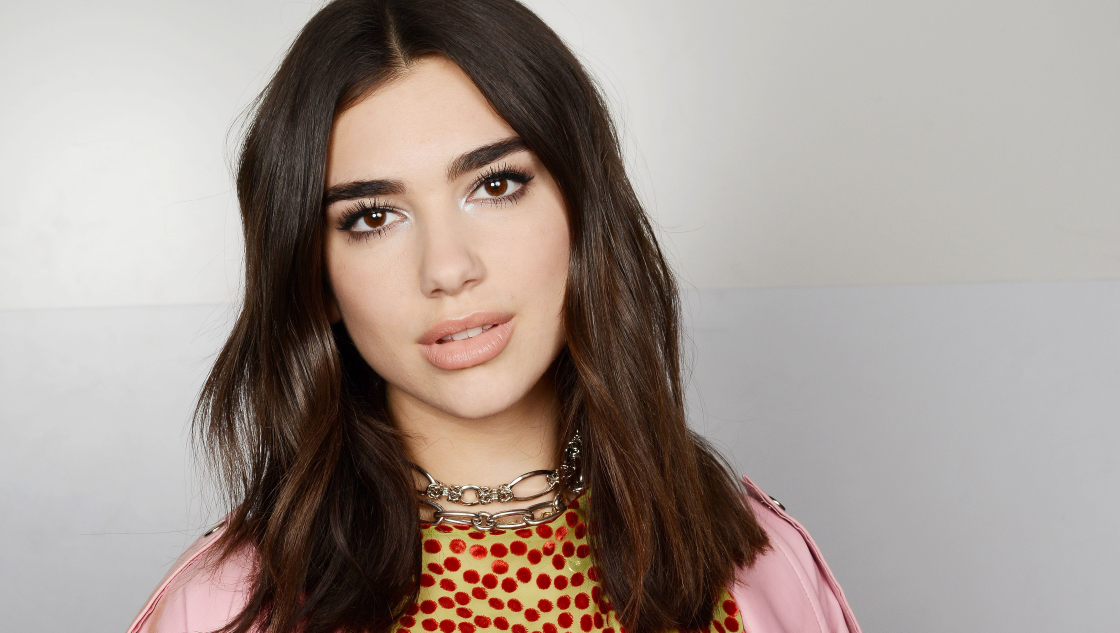
#> input picture Python/img.jpg, 4480 x 2531 px (shown at 1/4 size)
$ python SIFT_Algorithm.py
#> lines starting #> are read from the running program, lines starting #| are printed output that depends on the picture
'''
    SIFT(Scale Invariant Feature Transform) Algorithm for the feature detection.
    This algorithm is patented, so this algorithm is included in the Non-free module in OpenCV.
'''

#Importing required libraries
import cv2
import numpy as np

def siftAlgorithm():
    '''
        Take input of image and create a test image from it
        Implement SIFT Algorithm for feature extraction from image and after that
        Implement Brute Force Matcher Algorithm for matching the features of input and test image.
        Diplay the matching result and feature extraction image.
    '''
    # Load the image
    path=input("Enter the path of the image: ")
#> the answer given: ../img.jpg
    image = cv2.imread(path)
#> image is the input picture: shape (2531, 4480, 3); mean B, G, R 143.6, 150.4, 162.8

    # Create test image by adding Scale Invariance and Rotational Invariance
    test_image = cv2.pyrDown(image)
    test_image = cv2.pyrDown(test_image)
#> test_image: shape (633, 1120, 3)
    num_rows, num_cols = test_image.shape[:2]
#> num_rows = 633; num_cols = 1120

    rotation_matrix = cv2.getRotationMatrix2D((num_cols/2, num_rows/2), 30, 1)
    test_image = cv2.warpAffine(test_image, rotation_matrix, (num_cols, num_rows))
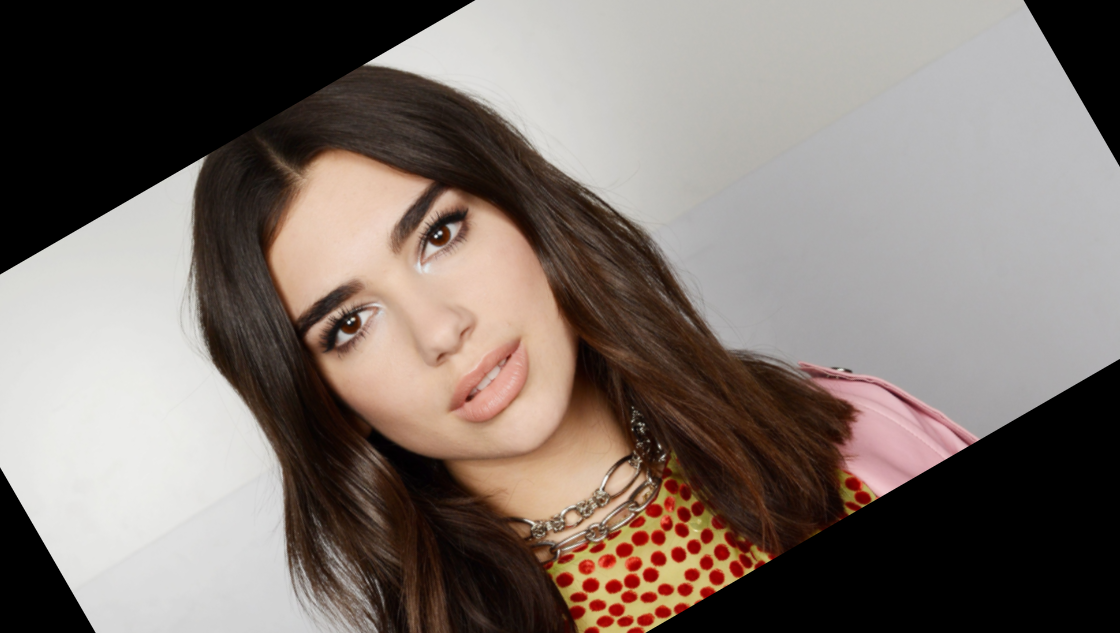
#> test_image: shape (633, 1120, 3); mean B, G, R 108.1, 114.4, 125.4

    #Resizing the image
    image=cv2.resize(image,(400,400))
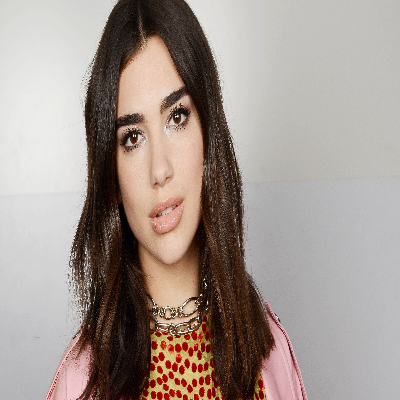
#> image: shape (400, 400, 3); mean B, G, R 143.4, 150.3, 162.6
    test_image=cv2.resize(test_image,(400,400))
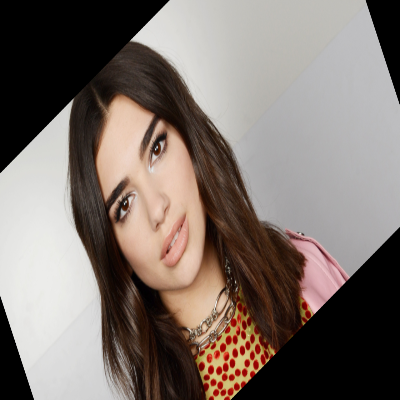
#> test_image: shape (400, 400, 3); mean B, G, R 108, 114.3, 125.4

    # Convert the image to gray scale
    gray = cv2.cvtColor(image, cv2.COLOR_RGB2GRAY)
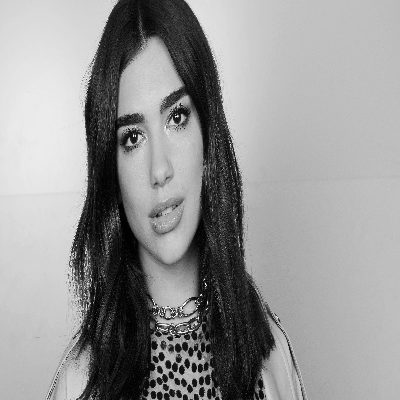
#> gray: shape (400, 400); min 0, max 254, mean 149.7
    test_gray = cv2.cvtColor(test_image, cv2.COLOR_RGB2GRAY)
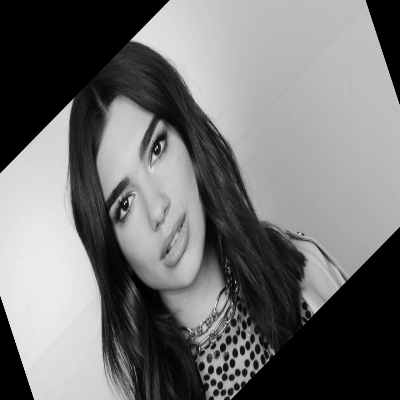
#> test_gray: shape (400, 400); min 0, max 242, mean 113.7

    #Display the given and test image
    image_stack=np.concatenate((image,test_image),axis=1)
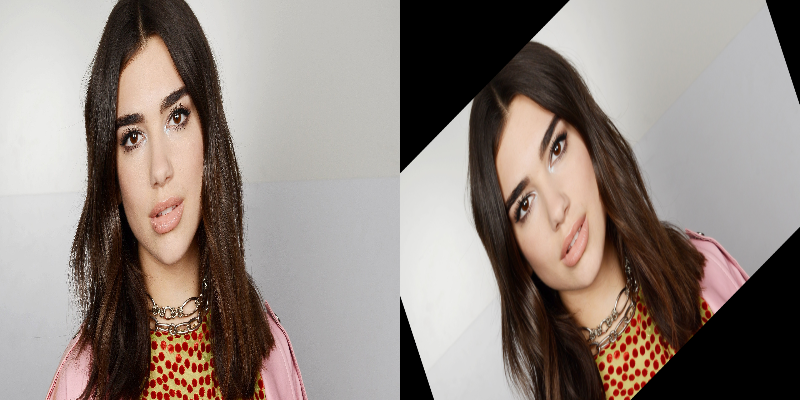
#> image_stack: shape (400, 800, 3); mean B, G, R 125.7, 132.3, 144
    cv2.imshow('Input VS Test image',image_stack)

    #Detect keypoints and Create Descriptor
    sift = cv2.xfeatures2d.SIFT_create()

    kp, dp = sift.detectAndCompute(gray, None)
#> kp = 480 keypoints; strongest (x, y, size): (160, 370, 3.7), (170, 338, 3.2), (168, 319, 1.8), (168, 364, 4)
    test_kp, test_dp = sift.detectAndCompute(test_gray, None)
#> test_kp = 347 keypoints; strongest (x, y, size): (247, 363, 3.8), (65, 113, 8.8), (59, 127, 17.9), (56, 133, 21.3)


    img=cv2.drawKeypoints(gray,kp,flags = cv2.DRAW_MATCHES_FLAGS_DRAW_RICH_KEYPOINTS)
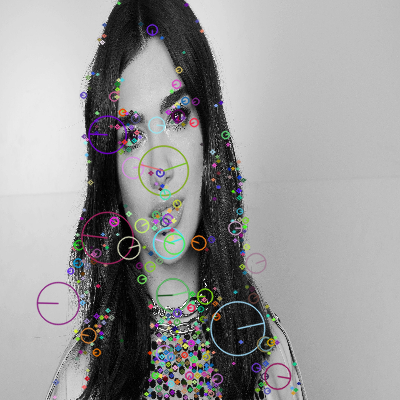
#> img: shape (400, 400, 3); mean of channels 0, 1, 2 151.2, 151.1, 151.4; drawn as B, G, R

    # Print the number of keypoints detected in the image
    print("Number of Keypoints Detected In The Image: ", len(kp))
#| Number of Keypoints Detected In The Image:  480

    #Display the feature detected image
    image_name = path.split(r'/')
    image = image_name[-1].split('.')
    output  = r".\\"+ image[0] + "(_detected).jpg"
    cv2.imwrite('output',img)
    cv2.imshow('Feature Detected',img)

    # Create a Brute Force Matcher object.
    bf = cv2.BFMatcher(cv2.NORM_HAMMING, crossCheck = True)

    # Perform the matching between the ORB descriptors of the training image and the test image
#> (the run stopped early here; a loop or call above may not have finished)

$ run again, on Python/img2.jpg
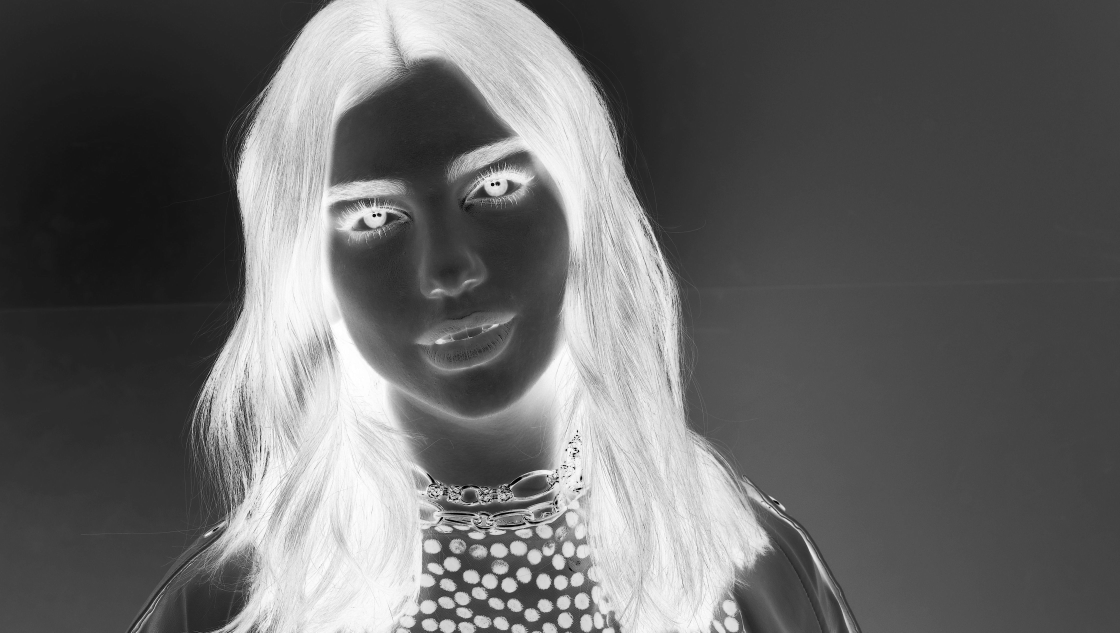
#> input picture Python/img2.jpg, 4480 x 2531 px (shown at 1/4 size)
#> in siftAlgorithm, image is the input picture: shape (2531, 4480, 3); min 0, max 255, mean 101.6
#> image: shape (400, 400, 3)
#> in siftAlgorithm, `image_stack=np.concatenate((image,test_image),axis=1)`:
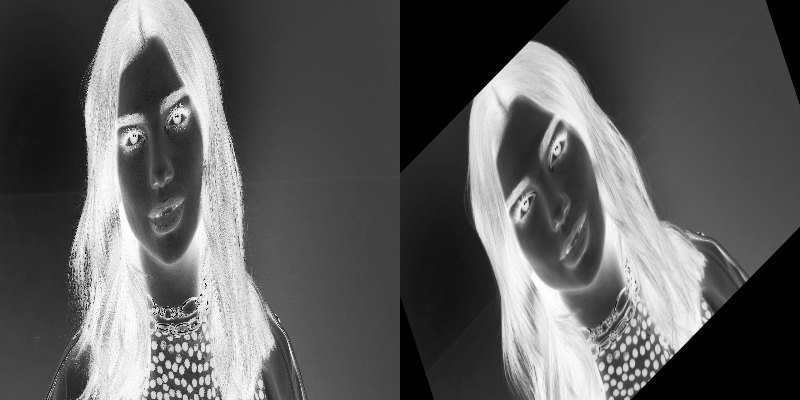
#> image_stack: shape (400, 800, 3); min 0, max 255, mean 93.4
#> kp = 476 keypoints; strongest (x, y, size): (170, 338, 3.1), (160, 370, 3.7), (107, 134, 37.1), (168, 364, 3.9)
#> test_kp = 341 keypoints; strongest (x, y, size): (252, 374, 3.4), (243, 384, 3.2), (87, 114, 29.7), (139, 76, 46.2)
#> in siftAlgorithm, `img=cv2.drawKeypoints(gray,kp,flags = cv2.DRAW_MATCHES_FLAGS_DRAW_RICH..`:
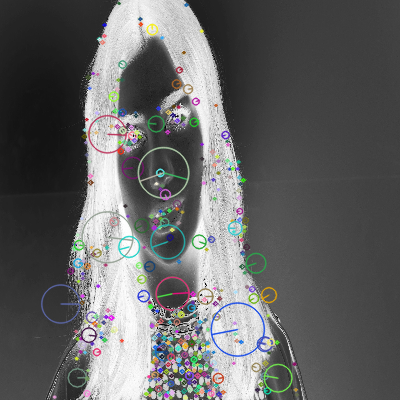
#> img: shape (400, 400, 3); mean of channels 0, 1, 2 100.7, 100.7, 100.3; drawn as B, G, R
#| Number of Keypoints Detected In The Image:  476
